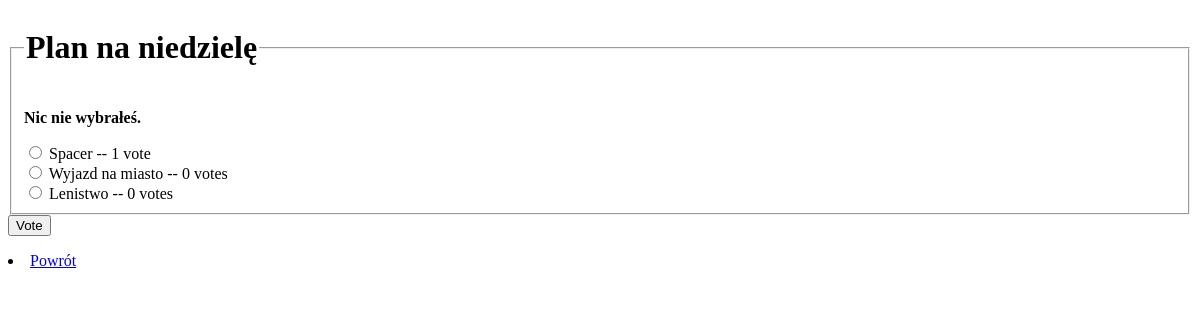
The app's page /ankiety/1/glos/, older data.
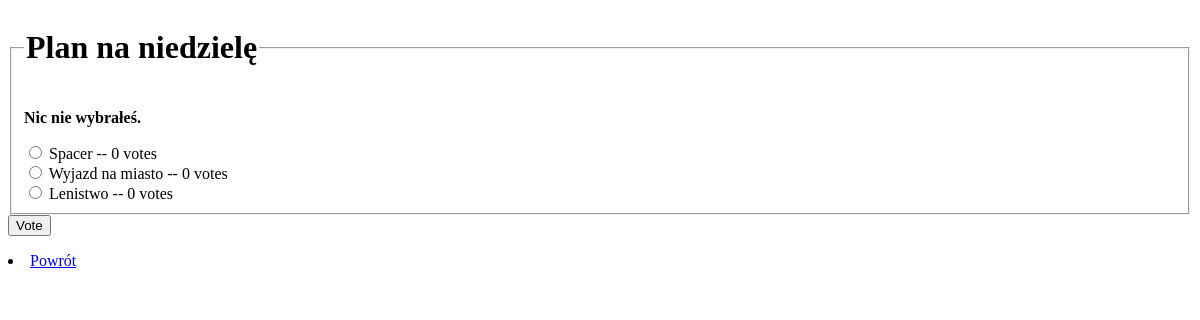
The same page, newer data.
### ankiety/models.py (models this page shows, shortened)
class Choice(models.Model):
    question = models.ForeignKey(Question, on_delete=models.CASCADE)
    choice_text = models.CharField(max_length=200)
    votes = models.IntegerField(default=0)

### ankiety/views.py (the view)
# urls.py: path('<int:question_id>/glos/', views.vote, name='vote'),
def vote(request, question_id):
    question = get_object_or_404(Question, pk=question_id)
    try:
        selected_choice = question.choice_set.get(pk=request.POST['choice'])
    except (KeyError, Choice.DoesNotExist):
        return render(request, 'ankiety/detail.html', {
            'question': question,
            'error_message': "Nic nie wybrałeś.",
        })
    else:
        selected_choice.votes += 1
        selected_choice.save()
        return HttpResponseRedirect(reverse('ankiety:wyniki', args=(question.id,)))

### ankiety/templates/ankiety/detail.html (shortened to what this page needs)
<form action="{% url 'ankiety:vote' question.id %}" method="post">
    <fieldset>
        <legend><h1>{{ question.question_text }}</h1></legend>
        {% if error_message %}<p><strong>{{ error_message }}</strong></p>{% endif %}
        {% for choice in question.choice_set.all %}
            <input type="radio" name="choice" id="choice{{ forloop.counter }}" value="{{ choice.id }}">
            <label for="choice{{ forloop.counter }}">{{ choice.choice_text }} -- {{ choice.votes }} vote{{ choice.votes|pluralize }}</label><br>
        {% endfor %}
    </fieldset>
    <input type="submit" value="Vote">
    </form>
    <li><a href="..">Powrót</a></li>

Row changes from the older to the newer data that the page shows:
changed Choice "Spacer": choice "☐ Spacer -- 1 vote" → "☐ Spacer -- 0 votes"; votes "1" → "0"
